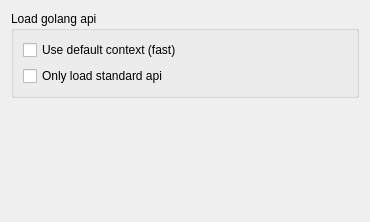
<?xml version="1.0" encoding="UTF-8"?>
<ui version="4.0">
 <class>GolangDocOption</class>
 <widget class="QWidget" name="GolangDocOption">
  <property name="geometry">
   <rect>
    <x>0</x>
    <y>0</y>
    <width>370</width>
    <height>222</height>
   </rect>
  </property>
  <property name="windowTitle">
   <string>Form</string>
  </property>
  <layout class="QVBoxLayout" name="verticalLayout_2">
   <item>
    <widget class="QGroupBox" name="groupBox">
     <property name="title">
      <string>Load golang api</string>
     </property>
     <layout class="QVBoxLayout" name="verticalLayout">
      <item>
       <widget class="QCheckBox" name="defContextCheckBox">
        <property name="text">
         <string>Use default context (fast)</string>
        </property>
       </widget>
      </item>
      <item>
       <widget class="QCheckBox" name="onlyStdCheckBox">
        <property name="text">
         <string>Only load standard api</string>
        </property>
       </widget>
      </item>
     </layout>
    </widget>
   </item>
   <item>
    <spacer name="verticalSpacer">
     <property name="orientation">
      <enum>Qt::Vertical</enum>
     </property>
     <property name="sizeHint" stdset="0">
      <size>
       <width>20</width>
       <height>125</height>
      </size>
     </property>
    </spacer>
   </item>
  </layout>
 </widget>
 <resources/>
 <connections/>
</ui>
